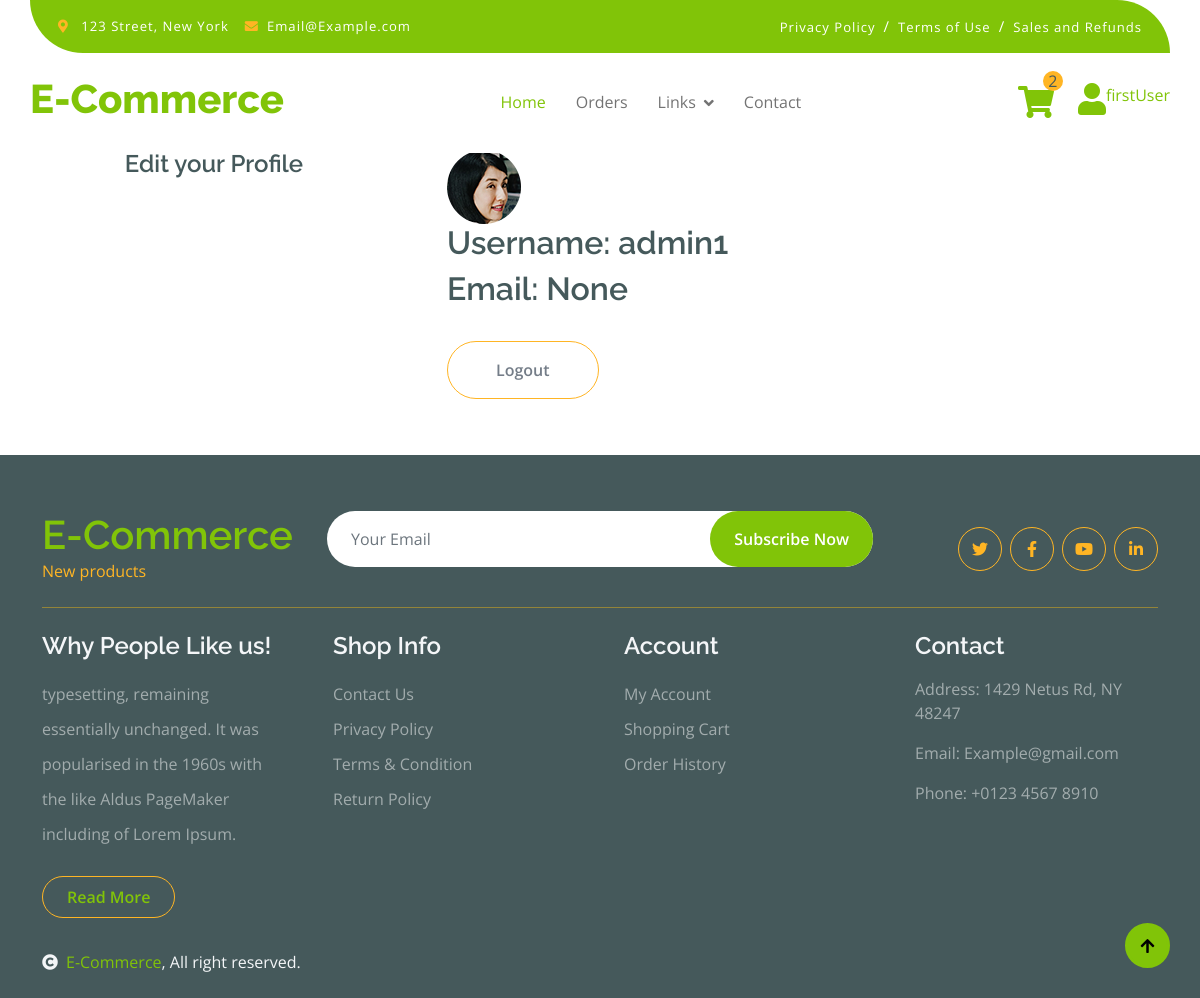
Screenshot of /Profile/ (signed in) with the database file from the repository.
### products/models/order.py (models this page shows, shortened)
class Order(models.Model):
    customer=models.ForeignKey(Customer,on_delete=models.SET_NULL,null=True,blank=True)
    date_order=models.DateTimeField(auto_now_add=True)
    complete=models.BooleanField(default=False,null=True,blank=True)
    @property
    def get_cart_items(self):
        orderitems=self.orderitem_set.all()
        total=sum([item.quantity for item in orderitems])
        return total
    @staticmethod
    def get_panding_by_customer_id(id):
        return Order.objects.get(
            customer__user__id=id,
            complete=False)

### products/models/orderItem.py (models this page shows, shortened)
class OrderItem(models.Model):
    product=models.ForeignKey(Products,on_delete=models.SET_NULL,null=True,blank=True)
    order=models.ForeignKey(Order,on_delete=models.SET_NULL,null=True,blank=True)
    quantity=models.IntegerField(default=0,null=True,blank=True)

### products/models/customer.py (models this page shows, shortened)
class Customer(models.Model):
    user=models.OneToOneField(User,on_delete=models.CASCADE,null=True,blank=True)
    name=models.CharField(max_length=200, null=True,blank=True)
    email=models.EmailField(max_length=200, null=True,blank=True)
    img=models.ImageField(upload_to='profile/',null=True,blank=True)
    def imgUrl(self):
        try:
            url=self.img.url
        except:
            url=''
        return url

### products/views.py (the view)
# urls.py: path('Profile/',views.profile,name='profile'),
def profile(request):
    context={}
    if request.user.is_authenticated:
        try:
            order=Order.get_panding_by_customer_id(request.user.id)
            context['order']=order
        except:
            context['order']=''
        try:
            customer=Customer.objects.get(user__id=request.user.id)
            context['customer']=customer
        except:
            messages.warning(request,'you are login with wrong account !!!')
            return redirect('index')
            pass
    return render(request,'pages/profile.html',context)

### templates/pages/Profile.html (shortened to what this page needs)
{% extends "base.html" %}
{% block content %}
{% if request.user.is_authenticated %}
<div class="row">
<div class="col-3 text-end">
<h4 style="cursor:pointer;">Edit your Profile</h4>
</div>
    <div class="col text-start " style="margin-left:120px;">
        <img class="rounded" src="{{customer.imgUrl}}" alt="">
        <h2>Username: {{customer.user.username}}</h2>
        <h2>Email: {{customer.email}}</h2>
        <a class="mt-4 mb-2 btn border-secondary rounded-pill py-3 px-5" href="{% url 'logout' %}">Logout</a>
    </div>
</div>
{% else %}
<div class="text-center">
<h2>You need to <a href="{% url 'signin' %}">Sign in</a> or <a href="{% url 'signup' %}">Sign Up</a></h2>
<a class="mt-4 mb-2 btn border-secondary rounded-pill py-3 px-5" href="{% url 'index' %}">Go Back To Home</a>
</div>
{% endif %}
{% endblock content %}

### templates/nav.html (shortened to what this page needs)
<div  style="margin-bottom:150px">
<div class="container-fluid fixed-top">
  <div class="container topbar bg-primary d-none d-lg-block">
    <div class="d-flex justify-content-between">
      <div class="top-info ps-2">
        <small class="me-3"
          ><i class="fas fa-map-marker-alt me-2 text-secondary"></i>
          <a href="#" class="text-white">123 Street, New York</a></small
        >
        <small class="me-3"
          ><i class="fas fa-envelope me-2 text-secondary"></i
          ><a href="#" class="text-white">Email@Example.com</a></small
        >
      </div>
      <div class="top-link pe-2">
        <a href="#" class="text-white"
          ><small class="text-white mx-2">Privacy Policy</small>/</a
        >
        <a href="#" class="text-white"
          ><small class="text-white mx-2">Terms of Use</small>/</a
        >
        <a href="#" class="text-white"
          ><small class="text-white ms-2">Sales and Refunds</small></a
        >
      </div>
    </div>
  </div>
  <div class="container px-0">
    <nav class="navbar navbar-light bg-white navbar-expand-xl">
      <a href="{% url 'index' %}" class="navbar-brand"
        ><h1 class="text-primary display-6">E-Commerce</h1></a
      >
      <div class="collapse navbar-collapse bg-white" id="navbarCollapse">
        <div class="navbar-nav mx-auto">
          <a href="{% url 'index' %}" class="nav-item nav-link active">Home</a>
          <a href="{% url 'order' %}" class="nav-item nav-link">Orders</a>
          <div class="nav-item dropdown">
            <a
              href="#"
              class="nav-link dropdown-toggle"
              data-bs-toggle="dropdown"
              >Links</a>
          </div>
          <a href="{% url 'contact' %}" class="nav-item nav-link">Contact</a>
        </div>
        <div class="d-flex m-3 me-0">
          <a href="{% url 'cart' %}" class="position-relative me-4 my-auto">
            <i class="fa fa-shopping-cart fa-2x"></i>
            {% if order %}
            <span class="position-absolute bg-secondary rounded-circle d-flex align-items-center justify-content-center text-dark px-1"
              style="top: -15px; left: 25px; height: 20px; min-width: 20px"> {{order.get_cart_items}} </span>
            {% endif %}
          </a>
          <a href="{% url 'profile' %}" class="my-auto">
            <div class="d-flex">
              <i class="fas fa-user fa-2x"></i>
              {% if request.user.is_authenticated %}
              <p>{{request.user.first_name}}</p>
              {% endif %}
            </div>
          </a>
        </div>
      </div>
    </nav>
  </div>
</div>
</div>

### static/css/style.css (style rules this page uses)
.btn { font-weight: 600; transition: .5s; }
.btn.border-secondary { transition: 0.5s; }
.fixed-top { transition: 0.5s; background: var(--bs-white); border: 0; }
.topbar { padding: 20px; border-radius: 0px 100px; }
.topbar .top-info { font-size: 15px; line-height: 0; letter-spacing: 1px; display: flex; align-items: center; }
.topbar .top-link { font-size: 15px; line-height: 0; letter-spacing: 1px; display: flex; align-items: center; }
.topbar .top-link a { letter-spacing: 1px; }
.navbar .navbar-nav .nav-link { padding: 10px 15px; font-size: 16px; transition: .5s; }
.navbar { height: 100px; border-bottom: 1px solid rgba(255, 255, 255, .1); }
.navbar .navbar-nav .nav-link:hover, .navbar .navbar-nav .nav-link.active, .fixed-top.bg-white .navbar .navbar-nav .nav-link:hover, .fixed-top.bg-white .navbar .navbar-nav .nav-link.active { color: var(--bs-primary); }
.navbar .dropdown-toggle::after { border: none; content: "\f107"; font-family: "Font Awesome 5 Free"; font-weight: 700; vertical-align: middle; margin-left: 8px; }

### rows the page displays
Order: get_cart_items "2"
Customer: imgUrl (picture), user.username "admin1", email "None"

### other values shown
{{ request.user.first_name }} "firstUser"
